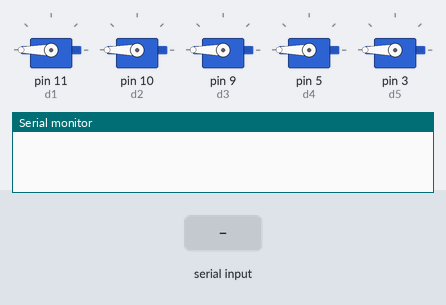
Simulated run of this sketch. Board: Arduino Uno, built with avr-gcc and run on an emulated ATmega328P. Shown: 5 × servo, the last lines printed to the serial monitor. Inputs (shaded band) come from the test bench.

Above: at 2.2 s.
2.3 s: "a" received over Serial
At 4.1 s:
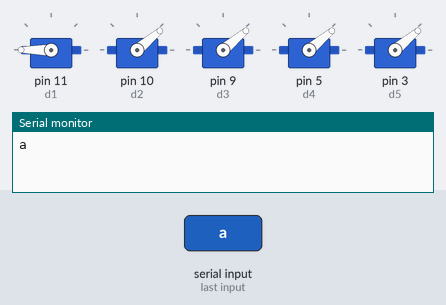
4.8 s: byte 48 (48) received over Serial
At 7.7 s:
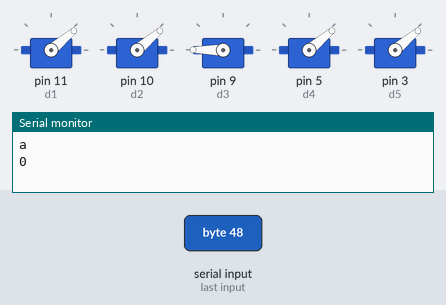
7.8 s: "b" received over Serial
At 10.7 s:
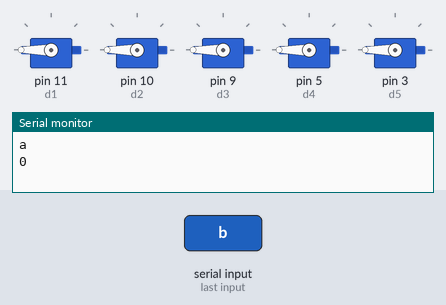
Timing chart, 0 to 12.2 s (numbered marks = the images above; inputs shaded):
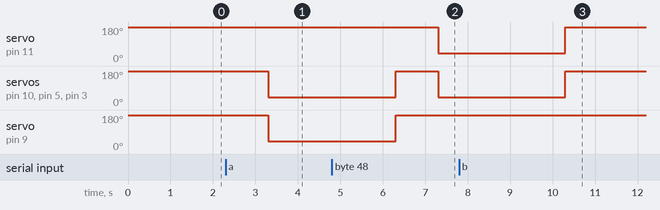

The sketch:

mana.ino
```cpp
#include <Servo.h>

Servo d1, d2, d3, d4, d5;
char ch, prop[250];
int k = 0, i;

void original();

void setup() {
  Serial.begin(9600);
  d1.attach(11);
  d2.attach(10);
  d3.attach(9);
  d4.attach(5);
  d5.attach(3);
  original();
}

void original()
{
  d1.write(180);
  d2.write(180);
  d3.write(180);
  d4.write(180);
  d5.write(180);
  delay(1000);
}

void loop() {
  if (Serial.available())
  {
    ch = Serial.read();
    switch (ch) {
      case 'a':
        original();
        d2.write(40);
        d3.write(40);
        d4.write(40);
        d5.write(40);
        d1.write(180);
        Serial.println(ch);
        delay(3000);
        break;
      case 'b':
        original();
        d1.write(180);
        d2.write(180);
        d3.write(180);
        d4.write(180);
        d5.write(180);
        Serial.println(ch);
        delay(3000);
        break;
      case 'c':
        original();
        d1.write(100);
        d2.write(100);
        d3.write(100);
        d4.write(100);
        d5.write(100);
        Serial.println(ch);
        delay(3000);
        break;
      case 'd':
        original();
        d2.write(180);
        d3.write(40);
        d4.write(40);
        d5.write(40);
        d1.write(40);
        Serial.println(ch);
        delay(3000);
        break;
      case 'e':
        original();
        d2.write(40);
        d3.write(40);
        d4.write(40);
        d5.write(40);
        d1.write(40);
        Serial.println(ch);
        delay(3000);
        break;
      case 'i':
        original();
        d2.write(40);
        d3.write(40);
        d4.write(40);
        d5.write(180);
        d1.write(40);
        Serial.println(ch);
        delay(3000);
        break;
      case 'l':
        original();
        d2.write(180);
        d3.write(40);
        d4.write(40);
        d5.write(40);
        d1.write(180);
        Serial.println(ch);
        delay(3000);
        break;
      case 'o':
        original();
        d1.write(70);
        d2.write(70);
        d3.write(70);
        d4.write(70);
        d5.write(70);
        Serial.println(ch);
        delay(3000);
        break;
      case 48:
        original();
        d1.write(40);
        d2.write(40);
        d3.write(180);
        d4.write(40);
        d5.write(40);
        Serial.println(ch);
        delay(3000);
        break;
      case 49:
        original();
        d2.write(180);
        d3.write(40);
        d4.write(40);
        d5.write(180);
        d1.write(40);
        Serial.println(ch);
        delay(3000);
        break;
      case 50:
        original();
        d2.write(40);
        d3.write(40);
        d4.write(40);
        d5.write(40);
        d1.write(180);
        Serial.println(ch);
        delay(3000);
        break;
    }
  }

}
```

Measured:
- after the input at 2.3 s, servo on pin 10 (d2), servo on pin 9 (d3), servo on pin 5 (d4), servo on pin 3 (d5): 180° → 40° after 1.0 s
- after the input at 4.8 s, servo on pin 11 (d1): 180° → 40° after 2.5 s; servo on pin 10 (d2), servo on pin 5 (d4), servo on pin 3 (d5): 40° → 180° after 1.5 s, → 40° 1.0 s later; servo on pin 9 (d3): 40° → 180° after 1.5 s
- after the input at 7.8 s, servo on pin 11 (d1), servo on pin 10 (d2), servo on pin 5 (d4), servo on pin 3 (d5): 40° → 180° after 2.5 s
